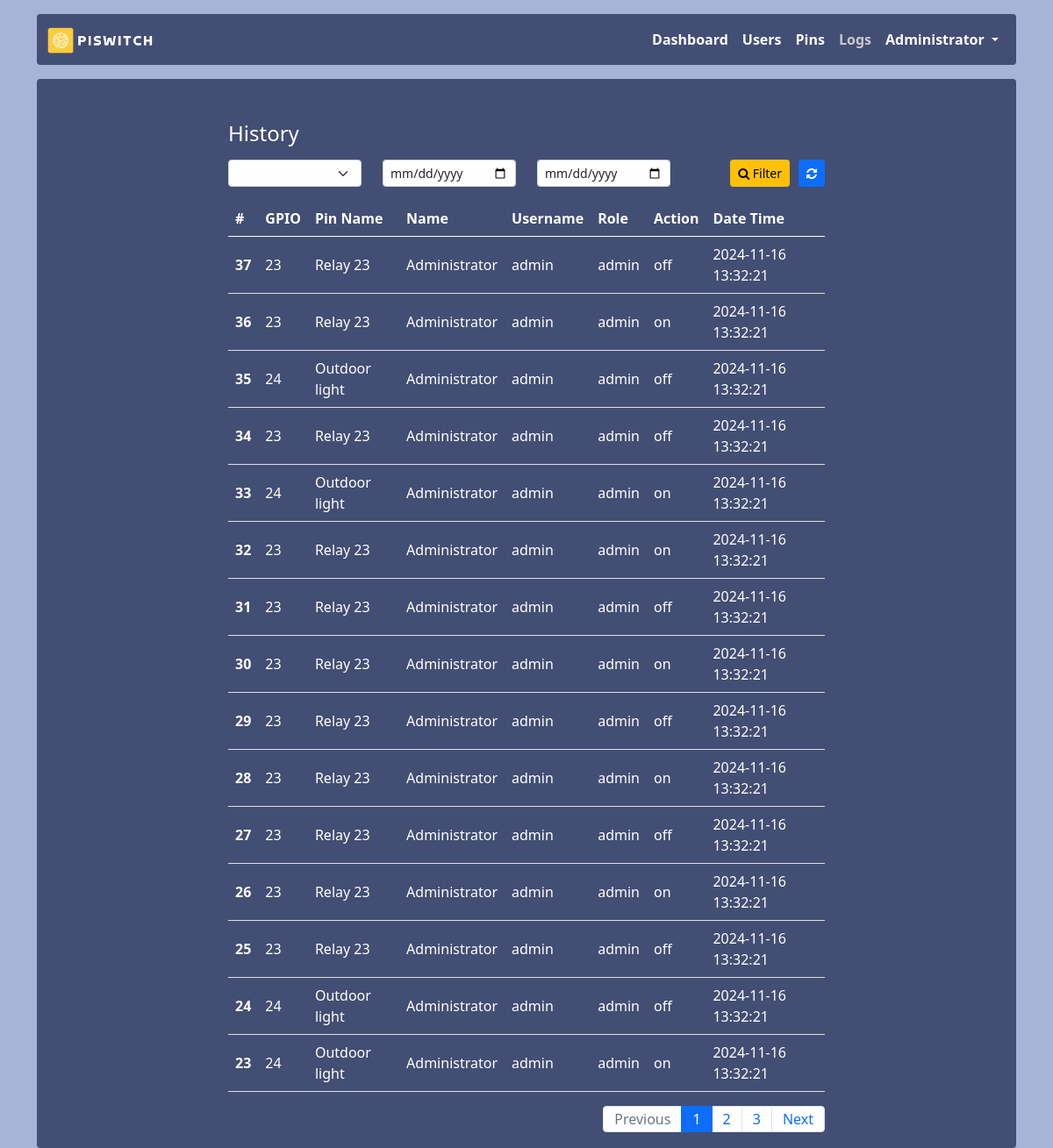
Screenshot of /logs (signed in) with the database file from the repository.
### app.py (models this page shows, shortened)
class Logs(db.Model):
    id = db.Column(db.Integer, primary_key = True)
    pin_number = db.Column(db.String(255))
    pin_name = db.Column(db.String(255))
    name = db.Column(db.String(255))
    username = db.Column(db.String(20))
    role = db.Column(db.String(20))
    action = db.Column(db.String(20))
    created_at = db.Column(db.DateTime, default=datetime.utcnow())

### app.py (the view)
@app.route('/logs')
@login_required
def logs():
    filter = {}
    page = request.args.get('page', 1, type=int)  # Get current page from request, default is 1
    per_page = 15  # Number of items per page
    date_from = request.args.get('date_from')
    filter['date_from'] = date_from
    date_to = request.args.get('date_to')
    filter['date_to'] = date_to
    gpio = request.args.get('gpio')
    logs = Logs.query
    if gpio:
        filter['gpio'] = int(gpio)
        logs = logs.filter_by(pin_number=gpio)
    if date_from and date_from != 'None':
        date_from = datetime.strptime(date_from, "%Y-%m-%d")
        logs = logs.filter(func.date(Logs.created_at) >= date_from)
    if date_to and date_to != 'None':
        date_to = datetime.strptime(date_to, "%Y-%m-%d")
        logs = logs.filter(func.date(Logs.created_at) <= date_to)
    logs = logs.order_by(Logs.id.desc()).paginate(page=page, per_page=per_page)
    pins = Pins.query.all()
    return render_template('logs/logs.html', logs=logs, pins=pins, filter=filter)

### app.py (called while the page is built)
def login_required(f):
    @wraps(f)
    def decorated_function(*args, **kwargs):
        if session.get("user_id") is None:
            return redirect("/login")
        return f(*args, **kwargs)
    return decorated_function

### templates/logs/logs.html (shortened to what this page needs)
{% extends 'layout.html' %}
{% block content %}
<h4 class="mb-3">History</h4>
<div class="col-md-12">
    <form action="{{url_for('logs')}}" method="get">
        <div class="row">
            <div class="col-sm-3">
                <select class="form-select form-select-sm" name="gpio" id="gpio">
                    <option value=""></option>
                    {% for pin in pins %}
                        <option  value="{{pin.gpio}}" {% if filter['gpio'] == pin.gpio %} selected {% endif %}>{{pin.gpio}} - {{pin.name}}</option>
                    {% endfor %}
                </select>
            </div>
            <div class="col-sm-3">
                <input type="date" name="date_from" class="form-control form-control-sm" id="date_from" value="{{ filter['date_from'] }}"  id="datepicker" width="276" />
            </div>
            <div class="col-sm-3">
                <input type="date" name="date_to" class="form-control form-control-sm" id="date_to" value="{{ filter['date_to'] }}" />
            </div>
            <div class="col-sm-3">
                <a href="{{ url_for('logs')}}" class="btn btn-sm btn-primary float-end ml-10"><i class="fa fa-refresh" aria-hidden="true"></i></a>
                <button type="submit" class="btn btn-sm btn-warning float-end "><i class="fa fa-search" aria-hidden="true"></i> Filter</button>
            </div>
        </div>
    </form>
</div>
<table class="table mt-3">
    <thead>
        <tr>
            <th scope="col">#</th>
            <th scope="col">GPIO</th>
            <th scope="col">Pin Name</th>
            <th scope="col">Name</th>
            <th scope="col">Username</th>
            <th scope="col">Role</th>
            <th scope="col">Action</th>
            <th scope="col">Date Time</th>
        </tr>
    </thead>
    <tbody>
        {% for log in logs%}
            <tr>
                <th scope="row">{{log.id}}</th>
                <td>{{log.pin_number}}</td>
                <td>{{log.pin_name}}</td>
                <td>{{log.name}}</td>
                <td>{{log.username}}</td>
                <td>{{log.role}}</td>
                <td>{{log.action}}</td>
                <td>{{log.created_at.strftime("%Y-%m-%d %H:%M:%S")}}</td>
            </tr>
        {% endfor %}
    </tbody>
</table>
        <nav aria-label="Page navigation example">
    <ul class="pagination float-end">
        {% if logs.has_prev %}
        <li class="page-item">
            <a class="page-link" href="?page={{ logs.prev_num }}&gpio={{filter.gpio}}&date_from={{ filter.date_from }}&date_to={{ filter.date_to }}">Previous</a>
        </li>
        {% else %}
        <li class="page-item disabled"><span class="page-link">Previous</span></li>
        {% endif %}
        {% for page_num in logs.iter_pages() %}
        {% if page_num %}
        {% if page_num != logs.page %}
        <li class="page-item"><a class="page-link" href="?page={{ page_num }}&gpio={{filter.gpio}}&date_from={{ filter.date_from }}&date_to={{ filter.date_to }}">{{ page_num }}</a></li>
        {% else %}
        <li class="page-item active" aria-current="page">
            <span class="page-link">{{ page_num }}</span>
        </li>
        {% endif %}
        {% else %}
        <li class="page-item disabled"><span class="page-link">...</span></li>
        {% endif %}
        {% endfor %}
        {% if logs.has_next %}
        <li class="page-item">
            <a class="page-link" href="?page={{ logs.next_num }}&gpio={{filter.gpio}}&date_from={{ filter.date_from }}&date_to={{ filter.date_to }}">Next</a>
        </li>
        {% else %}
        <li class="page-item disabled"><span class="page-link">Next</span></li>
        {% endif %}
    </ul>
</nav>
{% endblock %}

### templates/layout.html (shortened to what this page needs)
<!DOCTYPE html>
<html lang="en">
    <head>
        <link href="{{ url_for('static', filename='assets/dist/css/bootstrap.min.css') }}" rel="stylesheet" />
        <link href="{{ url_for('static', filename='css/style.css') }}" rel="stylesheet" />
        <link rel="stylesheet" href="{{ url_for('static', filename='css/font-awesome.css') }}">
    </head>
    <body>
        <main>
            <div class="container">
                <nav class="navbar navbar-expand-lg navbar-light bg-light rounded mt-3 color" aria-label="Eleventh navbar example">
                    <div class="container-fluid">
                        <a class="navbar-brand" href="{{ url_for('index') }}">
                            <img src="{{ url_for('static', filename='img/logo.png') }}" alt="PiSwitch" height="30px" />
                        </a>
                        <div class="collapse navbar-collapse" id="navbarsExample09">
                            <ul class="navbar-nav ms-auto mb-2 mb-lg-0">
                                <li class="nav-item">
                                    <a class="nav-link {% if request.path == url_for('index') %}active{% endif %}" aria-current="page" href="{{ url_for('index') }}">Dashboard</a>
                                </li>
                                {% if session['role'] == 'admin'%}
                                    <li class="nav-item">
                                        <a class="nav-link {% if request.path == url_for('users') %}active{% endif %}"  href="{{ url_for('users') }}">Users</a>
                                    </li>
                                    <li class="nav-item">
                                        <a class="nav-link {% if request.path == url_for('pins') %}active{% endif %}" href="{{ url_for('pins') }}">Pins</a>
                                    </li>
                                {%endif%}
                                <li class="nav-item">
                                    <a class="nav-link {% if request.path == url_for('logs') %}active{% endif %}" href="{{ url_for('logs') }}">Logs</a>
                                </li>
                                <li class="nav-item dropdown">
                                    <a class="nav-link dropdown-toggle" href="#" id="dropdown09" data-bs-toggle="dropdown" aria-expanded="false">
                                        {{ session.name }}
                                    </a>
                                </li>
                            </ul>
                        </div>
                    </div>
                </nav>
                <div class="mt-3">
                    <div class="bg-light p-5 rounded color">
                        <div class="col-sm-8 mx-auto">{% block content %}{% endblock %}</div>
                    </div>
                </div>
            </div>
        </main>
    </body>
</html>

### static/css/style.css (style rules this page uses)
body { background-color: #a7b3d7; color: #fff !important; }
.color { background-color: #424e73 !important; color: #fff !important; }
.table { color: #fff !important; }
.navbar-light .navbar-nav .nav-link { color: #fff; font-weight: 600; }
.navbar-light .navbar-nav .nav-link.active, .navbar-light .navbar-nav .show>.nav-link { color: #fff; }
.navbar-light .navbar-nav .nav-link.active, .navbar-light .navbar-nav .show>.nav-link { color: #cacaca }
.table>tbody>tr>th, .table>tbody>tr>td { vertical-align: middle; }
.ml-10 { margin-left: 10px; }
.page-item { line-height: 1; }

### rows the page displays
Logs: id "37", pin_number "23", pin_name "Relay 23", name "Administrator", username "admin", role "admin", action "off", created_at "2024-11-16 13:32:21"
Logs: id "36", pin_number "23", pin_name "Relay 23", name "Administrator", username "admin", role "admin", action "on", created_at "2024-11-16 13:32:21"
Logs: id "35", pin_number "24", pin_name "Outdoor light", name "Administrator", username "admin", role "admin", action "off", created_at "2024-11-16 13:32:21"
Logs: id "34", pin_number "23", pin_name "Relay 23", name "Administrator", username "admin", role "admin", action "off", created_at "2024-11-16 13:32:21"
Logs: id "33", pin_number "24", pin_name "Outdoor light", name "Administrator", username "admin", role "admin", action "on", created_at "2024-11-16 13:32:21"
Logs: id "32", pin_number "23", pin_name "Relay 23", name "Administrator", username "admin", role "admin", action "on", created_at "2024-11-16 13:32:21"
Logs: id "31", pin_number "23", pin_name "Relay 23", name "Administrator", username "admin", role "admin", action "off", created_at "2024-11-16 13:32:21"
Logs: id "30", pin_number "23", pin_name "Relay 23", name "Administrator", username "admin", role "admin", action "on", created_at "2024-11-16 13:32:21"
Logs: id "29", pin_number "23", pin_name "Relay 23", name "Administrator", username "admin", role "admin", action "off", created_at "2024-11-16 13:32:21"
Logs: id "28", pin_number "23", pin_name "Relay 23", name "Administrator", username "admin", role "admin", action "on", created_at "2024-11-16 13:32:21"
Logs: id "27", pin_number "23", pin_name "Relay 23", name "Administrator", username "admin", role "admin", action "off", created_at "2024-11-16 13:32:21"
Logs: id "26", pin_number "23", pin_name "Relay 23", name "Administrator", username "admin", role "admin", action "on", created_at "2024-11-16 13:32:21"
Logs: id "25", pin_number "23", pin_name "Relay 23", name "Administrator", username "admin", role "admin", action "off", created_at "2024-11-16 13:32:21"
Logs: id "24", pin_number "24", pin_name "Outdoor light", name "Administrator", username "admin", role "admin", action "off", created_at "2024-11-16 13:32:21"
Logs: id "23", pin_number "24", pin_name "Outdoor light", name "Administrator", username "admin", role "admin", action "on", created_at "2024-11-16 13:32:21"

### other values shown
{{ session.name }} "Administrator"
{{ page_num }} "1"
{{ page_num }} "2" "3"
